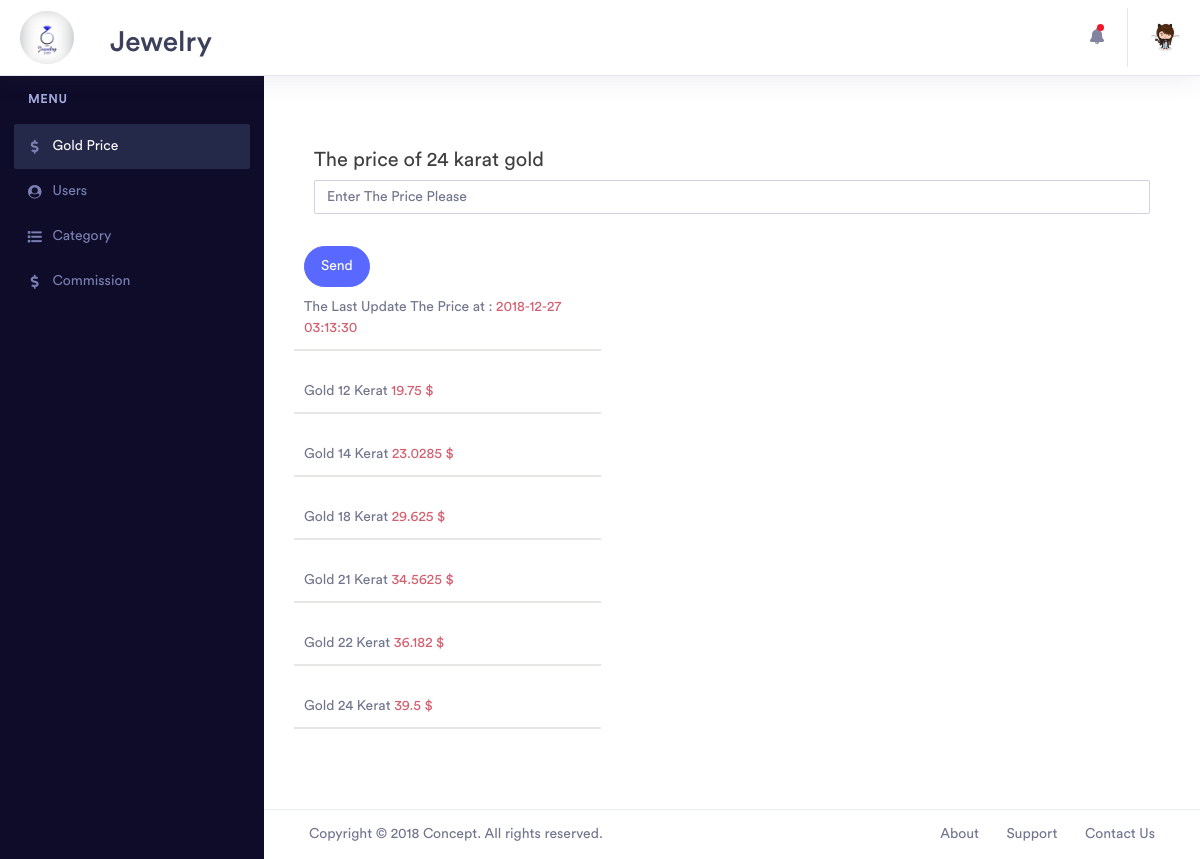
Page /main.php (signed in) on the committed database.
### tables this page shows
CREATE TABLE `price_gold` (
  `id` int(11) NOT NULL,
  `price_12` float NOT NULL,
  `price_14` float NOT NULL,
  `price_18` float NOT NULL,
  `price_21` float NOT NULL,
  `price_22` float NOT NULL,
  `price_24` float NOT NULL,
  `last_update` datetime NOT NULL
);

### core/admin.class.php (called while the page is built, shortened)
<?php
class admin
{
    private $conn;
    public function __construct()
    {
        $this->conn = mysqli_connect("localhost", "root", "", "jewelry");
    }
    public function admin_info($id){
        $result=mysqli_query($this->conn,"select * from admin where id=$id");
        if(mysqli_num_rows($result)>0){
            $data=array();
            while($row=mysqli_fetch_array($result)){
                $data[]=$row;
            }
        }
        return $data;
    }
    public function last_update()
    {
        $result = mysqli_query($this->conn, "select * from price_gold where id=1");
        return mysqli_fetch_array($result);
    }
}

### main.php (the view, shortened to what this page needs)
<?php
include_once "core/admin.class.php";
$obj = new admin();
?>
<!doctype html>
<html lang="en">
<head>
    <link rel="stylesheet" href="assets/vendor/bootstrap/css/bootstrap.min.css">
    <link href="assets/vendor/fonts/circular-std/style.css" rel="stylesheet">
    <link rel="stylesheet" href="assets/libs/css/style.css">
    <link rel="stylesheet" href="assets/vendor/fonts/fontawesome/css/fontawesome-all.css">
    <link rel="stylesheet" href="assets/vendor/charts/chartist-bundle/chartist.css">
    <link rel="stylesheet" href="assets/vendor/charts/morris-bundle/morris.css">
    <link rel="stylesheet" href="assets/vendor/fonts/material-design-iconic-font/css/materialdesignicons.min.css">
    <link rel="stylesheet" href="assets/vendor/charts/c3charts/c3.css">
    <link rel="stylesheet" href="assets/vendor/fonts/flag-icon-css/flag-icon.min.css">
    <link rel="stylesheet" href="assets/style/style.css">
</head>
<body>
    <div class="dashboard-main-wrapper">
        <div class="dashboard-header">
            <nav class="navbar navbar-expand-lg bg-white fixed-top">
                <a class="navbar-brand" href="main.html">
                    <img src="assets/img/logo.jpg" alt="logo" id="logo">
                </a>
                <h2 id="logo-h"> Jewelry</h2>
                <div class="collapse navbar-collapse " id="navbarSupportedContent">
                    <ul class="navbar-nav ml-auto navbar-right-top">
                        <li class="nav-item dropdown notification">
                            <a class="nav-link nav-icons" href="#" id="navbarDropdownMenuLink1" data-toggle="dropdown" aria-haspopup="true" aria-expanded="false"><i class="fas fa-fw fa-bell"></i> <span class="indicator"></span></a>
                        </li>
                        <li class="nav-item dropdown nav-user">
                        <?php $result=$obj->admin_info($_SESSION['login_id']);
                            foreach($result as $data){
                        ?>
                            <a class="nav-link nav-user-img" href="#" id="navbarDropdownMenuLink2" data-toggle="dropdown" aria-haspopup="true" aria-expanded="false">
                                <img src="assets/admin_img/<?=$data['photo']?>" alt="" class="user-avatar-md rounded-circle">
                            </a>
                            <?php } ?>
                        </li>
                    </ul>
                </div>
            </nav>
        </div>
        <div class="nav-left-sidebar sidebar-dark">
            <div class="menu-list">
                <nav class="navbar navbar-expand-lg navbar-light">
                    <div class="collapse navbar-collapse" id="navbarNav">
                        <ul class="navbar-nav flex-column">
                            <li class="nav-divider">
                                Menu
                            </li>
                            <li class="nav-item ">
                                <a class="nav-link active" href="main.php">
                                    <i class="fa fa-fw fa-dollar-sign"></i>Gold Price</a>
                            </li>
                            <li class="nav-item">
                                <a class="nav-link" href="users.php">
                                    <i class="fa fa-fw fa-user-circle"></i>Users</a>
                            </li>
                            <li class="nav-item">
                                <a class="nav-link" href="category.php">
                                    <i class="fas fa-fw fa-list"></i>Category</a>
                            </li>
                            <li class="nav-item ">
                                <a class="nav-link" href="commission.php">
                                    <i class="fa fa-fw fa-dollar-sign"></i>Commission</a>
                            </li>
                        </ul>
                    </div>
                </nav>
            </div>
        </div>
        <div class="dashboard-wrapper">
            <div class="dashboard-ecommerce">
                <div class="container-fluid dashboard-content ">
                <div class="form-group">
                <form name="price" method="post" class="form-price" enctype="multipart/form-data">
      <label for="price">The price of 24 karat gold </label>
      <input type="number" class="form-control" id="price_24" placeholder="Enter The Price Please" name="price_24" step="" required>
    </div>
    <button type="submit" class="btn btn-primary"name="send" id="send">Send</button>
                    <div id="result_update">
                        <p class="last_update">The Last Update The Price at :
                            <span style="color:#d45f6f" id="last_update"> <?php $xdata = $obj->last_update();
                                echo $xdata[7];
                                ?></span></p>
                        <p class="last_update">Gold 12 Kerat <span style="color:#d45f6f" id="last_update_12"><?=$xdata[1];?> $<span> </p>
                        <p class="last_update">Gold 14 Kerat <span style="color:#d45f6f" id="last_update_14"><?=$xdata[2];?> $<span> </p>
                        <p class="last_update">Gold 18 Kerat <span style="color:#d45f6f" id="last_update_18"><?=$xdata[3];?> $<span> </p>
                        <p class="last_update">Gold 21 Kerat <span style="color:#d45f6f" id="last_update_21"><?=$xdata[4];?> $<span> </p>
                        <p class="last_update">Gold 22 Kerat <span style="color:#d45f6f" id="last_update_22"><?=$xdata[5];?> $<span> </p>
                        <p class="last_update">Gold 24 Kerat <span style="color:#d45f6f" id="last_update_24"><?=$xdata[6];?> $<span> </p>
                    </div>
                </div>
            </div>
            <div class="footer">
                <div class="container-fluid">
                    <div class="row">
                        <div class="col-xl-6 col-lg-6 col-md-6 col-sm-12 col-12">
                             Copyright © 2018 Concept. All rights reserved.
                        </div>
                        <div class="col-xl-6 col-lg-6 col-md-6 col-sm-12 col-12">
                            <div class="text-md-right footer-links d-none d-sm-block">
                                <a href="javascript: void(0);">About</a>
                                <a href="javascript: void(0);">Support</a>
                                <a href="javascript: void(0);">Contact Us</a>
                            </div>
                        </div>
                    </div>
                </div>
            </div>
        </div>
    </div>
</body>
</html>

### assets/style/style.css (style rules this page uses)
* { margin: 0; padding: 0; -webkit-box-sizing: border-box; -moz-box-sizing: border-box; -webkit-box-sizing: border-box; box-sizing: border-box; }
#logo { width: 54px; border-radius: 100px; }
#logo-h { padding-top: 25px; }
#send { margin-left: 10px; border-radius: 25px }
.last_update { border-bottom: 2px solid #cac3c36e; width: 35%; padding: 10px; }

### rows in the picture
price_gold: last_update "2018-12-27 03:13:30", price_12 "19.75", price_14 "23.0285", price_18 "29.625", price_21 "34.5625", price_22 "36.182", price_24 "39.5"
